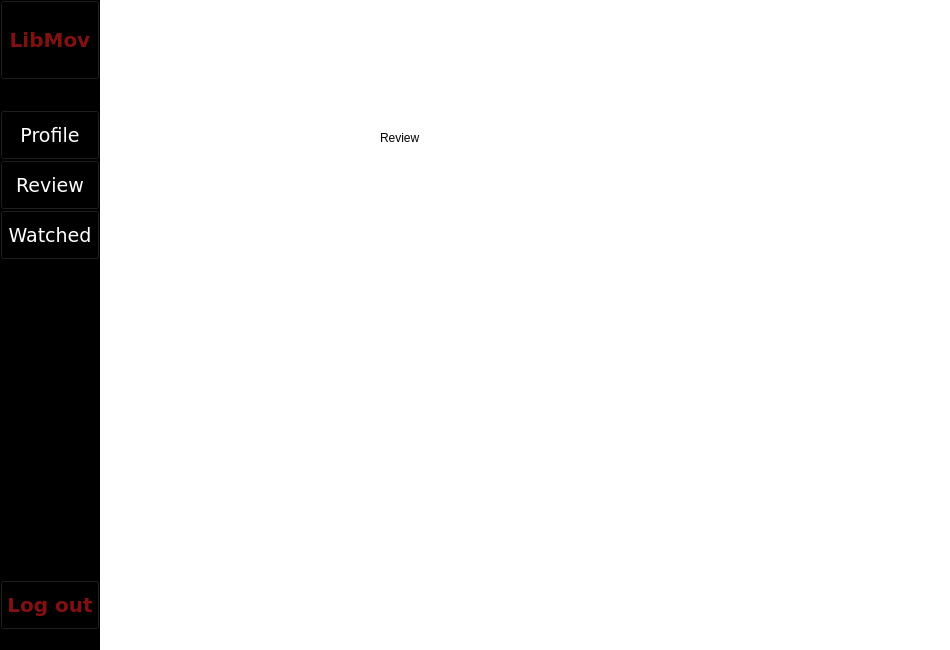
<?xml version="1.0" encoding="UTF-8"?>
<ui version="4.0">
 <class>Form</class>
 <widget class="QWidget" name="Form">
  <property name="geometry">
   <rect>
    <x>0</x>
    <y>0</y>
    <width>950</width>
    <height>650</height>
   </rect>
  </property>
  <property name="minimumSize">
   <size>
    <width>950</width>
    <height>650</height>
   </size>
  </property>
  <property name="maximumSize">
   <size>
    <width>950</width>
    <height>650</height>
   </size>
  </property>
  <property name="windowTitle">
   <string>Form</string>
  </property>
  <property name="styleSheet">
   <string notr="true">background-color: rgb(255, 255, 255);</string>
  </property>
  <widget class="QFrame" name="menu">
   <property name="geometry">
    <rect>
     <x>0</x>
     <y>0</y>
     <width>100</width>
     <height>650</height>
    </rect>
   </property>
   <property name="minimumSize">
    <size>
     <width>100</width>
     <height>650</height>
    </size>
   </property>
   <property name="maximumSize">
    <size>
     <width>100</width>
     <height>650</height>
    </size>
   </property>
   <property name="styleSheet">
    <string notr="true">background-color: rgb(0, 0, 0);</string>
   </property>
   <property name="frameShape">
    <enum>QFrame::StyledPanel</enum>
   </property>
   <property name="frameShadow">
    <enum>QFrame::Raised</enum>
   </property>
   <widget class="QPushButton" name="logoutBT">
    <property name="geometry">
     <rect>
      <x>0</x>
      <y>580</y>
      <width>100</width>
      <height>50</height>
     </rect>
    </property>
    <property name="minimumSize">
     <size>
      <width>100</width>
      <height>50</height>
     </size>
    </property>
    <property name="maximumSize">
     <size>
      <width>100</width>
      <height>50</height>
     </size>
    </property>
    <property name="font">
     <font>
      <family>Verdana</family>
      <pointsize>15</pointsize>
      <bold>true</bold>
     </font>
    </property>
    <property name="styleSheet">
     <string notr="true">color: rgb(131, 16, 16);</string>
    </property>
    <property name="text">
     <string>Log out</string>
    </property>
   </widget>
   <widget class="QPushButton" name="reviewBT">
    <property name="geometry">
     <rect>
      <x>0</x>
      <y>160</y>
      <width>100</width>
      <height>50</height>
     </rect>
    </property>
    <property name="minimumSize">
     <size>
      <width>100</width>
      <height>50</height>
     </size>
    </property>
    <property name="maximumSize">
     <size>
      <width>100</width>
      <height>50</height>
     </size>
    </property>
    <property name="font">
     <font>
      <family>Verdana</family>
      <pointsize>14</pointsize>
     </font>
    </property>
    <property name="styleSheet">
     <string notr="true">color: rgb(255, 255, 255);</string>
    </property>
    <property name="text">
     <string>Review</string>
    </property>
   </widget>
   <widget class="QPushButton" name="watchBT">
    <property name="geometry">
     <rect>
      <x>0</x>
      <y>210</y>
      <width>100</width>
      <height>50</height>
     </rect>
    </property>
    <property name="minimumSize">
     <size>
      <width>100</width>
      <height>50</height>
     </size>
    </property>
    <property name="maximumSize">
     <size>
      <width>100</width>
      <height>50</height>
     </size>
    </property>
    <property name="font">
     <font>
      <family>Verdana</family>
      <pointsize>14</pointsize>
     </font>
    </property>
    <property name="styleSheet">
     <string notr="true">color: rgb(255, 255, 255);</string>
    </property>
    <property name="text">
     <string>Watched</string>
    </property>
   </widget>
   <widget class="QPushButton" name="libmovBT">
    <property name="geometry">
     <rect>
      <x>0</x>
      <y>0</y>
      <width>100</width>
      <height>80</height>
     </rect>
    </property>
    <property name="minimumSize">
     <size>
      <width>100</width>
      <height>80</height>
     </size>
    </property>
    <property name="maximumSize">
     <size>
      <width>100</width>
      <height>80</height>
     </size>
    </property>
    <property name="font">
     <font>
      <family>Verdana</family>
      <pointsize>15</pointsize>
      <bold>true</bold>
     </font>
    </property>
    <property name="styleSheet">
     <string notr="true">background-color: rgb(0, 0, 0);
color: rgb(131, 16, 16);</string>
    </property>
    <property name="text">
     <string>LibMov</string>
    </property>
   </widget>
   <widget class="QPushButton" name="profileBT">
    <property name="geometry">
     <rect>
      <x>0</x>
      <y>110</y>
      <width>100</width>
      <height>50</height>
     </rect>
    </property>
    <property name="minimumSize">
     <size>
      <width>100</width>
      <height>50</height>
     </size>
    </property>
    <property name="maximumSize">
     <size>
      <width>100</width>
      <height>50</height>
     </size>
    </property>
    <property name="font">
     <font>
      <family>Verdana</family>
      <pointsize>14</pointsize>
     </font>
    </property>
    <property name="styleSheet">
     <string notr="true">color: rgb(255, 255, 255);</string>
    </property>
    <property name="text">
     <string>Profile</string>
    </property>
   </widget>
  </widget>
  <widget class="QLabel" name="label">
   <property name="geometry">
    <rect>
     <x>380</x>
     <y>130</y>
     <width>58</width>
     <height>16</height>
    </rect>
   </property>
   <property name="text">
    <string>Review</string>
   </property>
  </widget>
 </widget>
 <resources/>
 <connections/>
</ui>
